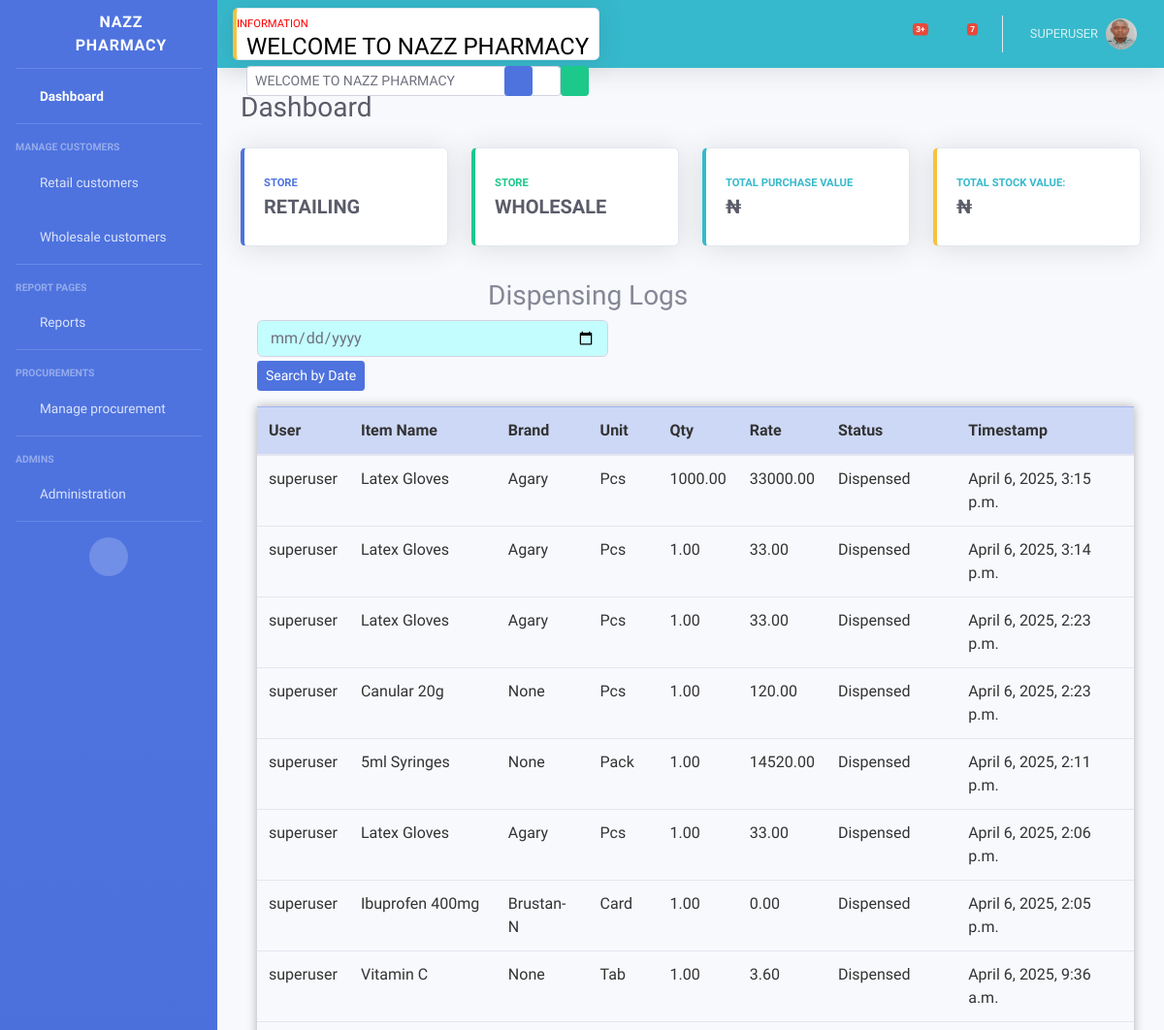
Page /dispensing_log/ (signed in, upper part) on the earlier database version.
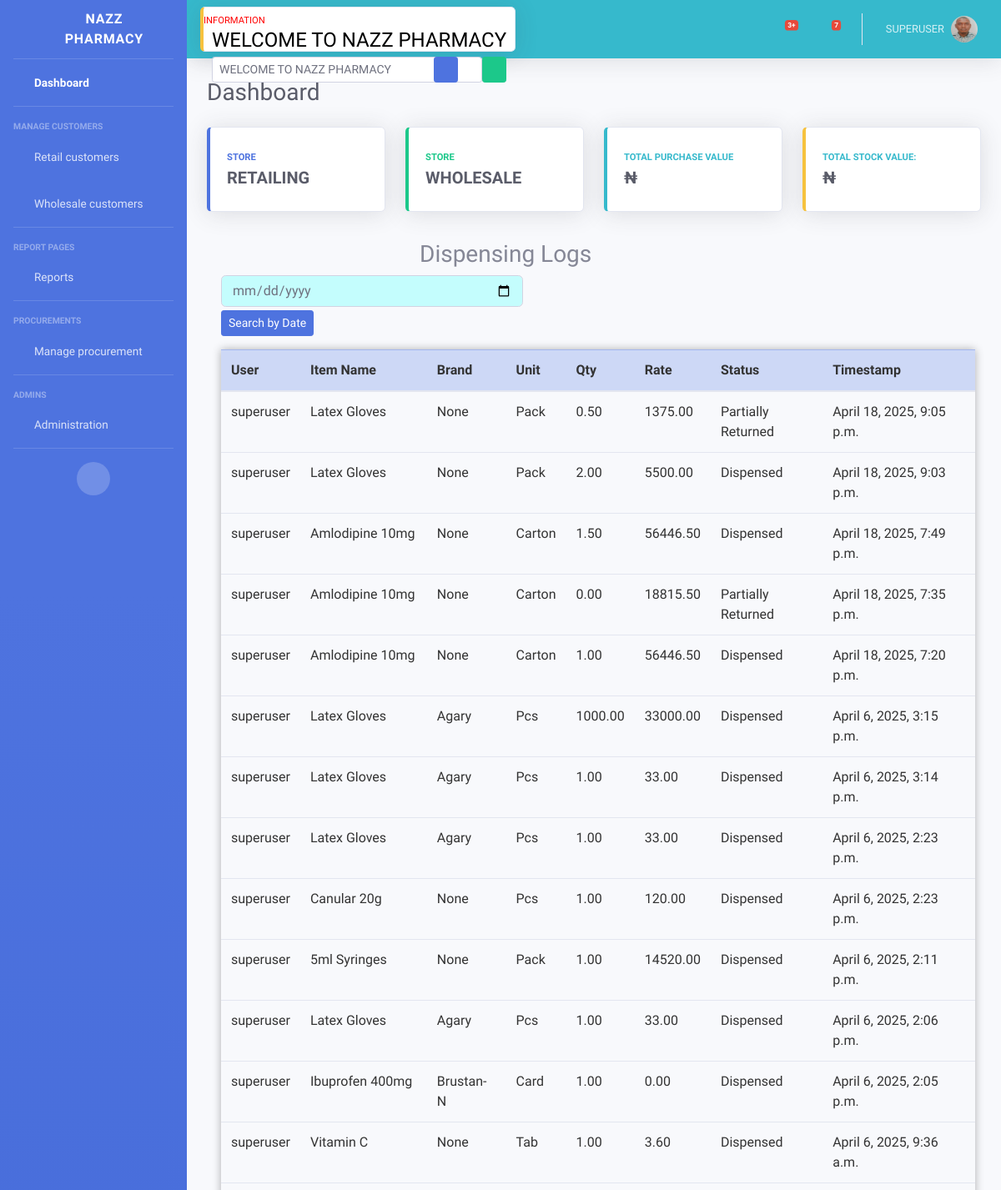
Same page on the later database version.
### store/models.py (models this page shows, shortened)
class DispensingLog(models.Model):
    user = models.ForeignKey(User, on_delete=models.CASCADE)
    name = models.CharField(max_length=100)
    dosage_form = models.ForeignKey(Formulation, on_delete=models.CASCADE, blank=True, null=True)
    brand = models.CharField(max_length=100, blank=True, null=True)
    unit = models.CharField(max_length=10, choices=UNIT, null=True, blank=True)
    quantity = models.DecimalField(max_digits=10, decimal_places=2, default=0)
    amount = models.DecimalField(max_digits=10, decimal_places=2, default=0)
    status = models.CharField(max_length=20, choices=STATUS_CHOICES, default='Dispensed')
    created_at = models.DateTimeField(default=datetime.now)

### userauth/models.py (models this page shows, shortened)
class User(AbstractUser):
    username = models.CharField(max_length=200, null=True, blank=True)
    mobile = models.CharField(max_length=20, unique=True)
    USERNAME_FIELD = 'mobile'
    REQUIRED_FIELDS = ['username']

### store/views.py (the view)
# urls.py: path('dispensing_log/', views.dispensing_log, name='dispensing_log'),
@login_required
def dispensing_log(request):
    if request.user.is_authenticated:
        logs = DispensingLog.objects.all().order_by('-created_at')
        if date_filter := request.GET.get('date'):
            selected_date = parse_date(date_filter)
            if selected_date:
                logs = logs.filter(created_at__date=selected_date)
                return render(request, 'partials/partials_dispensing_log.html', {'logs': logs})
        if status_filter := request.GET.get('status'):
            logs = logs.filter(status=status_filter)
            return render(request, 'partials/partials_dispensing_log.html', {'logs': logs})
        return render(request, 'store/dispensing_log.html', {'logs': logs})
    else:
        return redirect('store:index')

### store/context_processors.py (called while the page is built)
def marquee_context(request):
    return {
        'marquee_text': cache.get('marquee_text', 'WELCOME TO NAZZ PHARMACY')
    }

### templates/store/dispensing_log.html (shortened to what this page needs)
{% extends "partials/base.html" %}
{% block content %}
<div class="col-12 offset-md-2 table-responsive" id="main">
    <h3 class="col-md-8 offset-md-3">Dispensing Logs</h3>
    <form method="GET" action="" hx-get="{% url 'store:dispensing_log' %}" hx-target="#logsTable" hx-swap="outerHTML">
        <input type="date" name="date" id="searchDate" class="form-control" value="{{ request.GET.date|default:'' }}"
            style="background-color: rgb(196, 253, 253); width: 40%;">
        <input type="submit" class="btn btn-primary btn-sm mb-3 mt-1" value="Search by Date">
    </form>
    <table class="table table-hover" style="box-shadow: 0 0 10px rgba(0, 0, 0, 0.3);">
        <thead class="table-primary">
            <tr>
                <th scope="col">User</th>
                <th scope="col">Item Name</th>
                <th scope="col">Brand</th>
                <th scope="col">Unit</th>
                <th scope="col">Qty</th>
                <th scope="col">Rate</th>
                <th scope="col">Status</th>
                <th scope="col">Timestamp</th>
            </tr>
        </thead>
        <tbody id="logsTable">
            {% for log in logs %}
            <tr>
                <td>{{ log.user.get_full_name|default:log.user.username }}</td>
                <td>{{ log.name|title }}</td>
                <td>{{ log.brand|title }}</td>
                <td>{{ log.unit }}</td>
                <td>{{ log.quantity|floatformat:2 }}</td>
                <td>{{ log.amount|floatformat:2 }}</td>
                <td>{{ log.get_status_display }}</td>
                <td>{{ log.created_at }}</td>
            </tr>
            {% endfor %}
        </tbody>
    </table>
</div>
{% endblock %}

Differences in the rows shown:
added DispensingLog: user.get_full_name "superuser", name "Latex Gloves", brand "None", unit "Pack", quantity "0.50", amount "1375.00", status "Partially Returned", created_at "April 18, 2025, 9:05 p.m."
added DispensingLog: user.get_full_name "superuser", name "Latex Gloves", brand "None", unit "Pack", quantity "2.00", amount "5500.00", status "Dispensed", created_at "April 18, 2025, 9:03 p.m."
added DispensingLog: user.get_full_name "superuser", name "Amlodipine 10mg", brand "None", unit "Carton", quantity "1.50", amount "56446.50", status "Dispensed", created_at "April 18, 2025, 7:49 p.m."
added DispensingLog: user.get_full_name "superuser", name "Amlodipine 10mg", brand "None", unit "Carton", quantity "0.00", amount "18815.50", status "Partially Returned", created_at "April 18, 2025, 7:35 p.m."
added DispensingLog: user.get_full_name "superuser", name "Amlodipine 10mg", brand "None", unit "Carton", quantity "1.00", amount "56446.50", status "Dispensed", created_at "April 18, 2025, 7:20 p.m."
